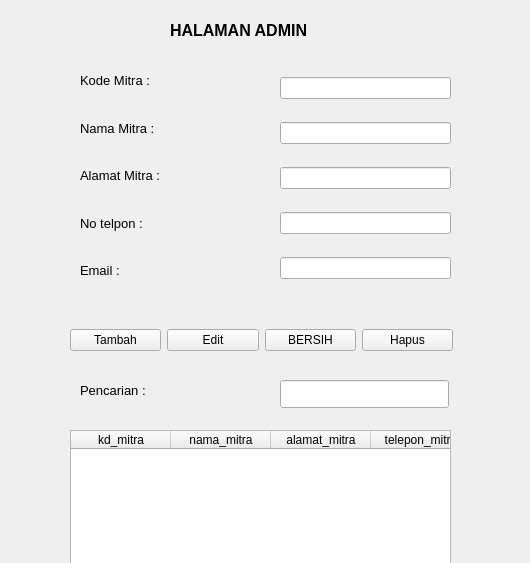
<?xml version="1.0" encoding="UTF-8"?>
<ui version="4.0">
 <class>FormMitra</class>
 <widget class="QWidget" name="FormMitra">
  <property name="geometry">
   <rect>
    <x>0</x>
    <y>0</y>
    <width>530</width>
    <height>563</height>
   </rect>
  </property>
  <property name="windowTitle">
   <string>Form</string>
  </property>
  <widget class="QWidget" name="verticalLayoutWidget">
   <property name="geometry">
    <rect>
     <x>280</x>
     <y>60</y>
     <width>171</width>
     <height>241</height>
    </rect>
   </property>
   <layout class="QVBoxLayout" name="verticalLayout">
    <item>
     <widget class="QLineEdit" name="kd_mitra"/>
    </item>
    <item>
     <widget class="QLineEdit" name="nama_mitra"/>
    </item>
    <item>
     <widget class="QLineEdit" name="alamat_mitra"/>
    </item>
    <item>
     <widget class="QLineEdit" name="telepon_mitra"/>
    </item>
    <item>
     <widget class="QLineEdit" name="email_mitra"/>
    </item>
   </layout>
  </widget>
  <widget class="QLabel" name="label">
   <property name="geometry">
    <rect>
     <x>170</x>
     <y>20</y>
     <width>191</width>
     <height>20</height>
    </rect>
   </property>
   <property name="font">
    <font>
     <family>Tahoma</family>
     <pointsize>12</pointsize>
     <bold>true</bold>
    </font>
   </property>
   <property name="text">
    <string>HALAMAN ADMIN</string>
   </property>
  </widget>
  <widget class="QWidget" name="horizontalLayoutWidget">
   <property name="geometry">
    <rect>
     <x>70</x>
     <y>300</y>
     <width>383</width>
     <height>80</height>
    </rect>
   </property>
   <layout class="QHBoxLayout" name="horizontalLayout">
    <item>
     <widget class="QPushButton" name="btnTambah">
      <property name="text">
       <string>Tambah</string>
      </property>
     </widget>
    </item>
    <item>
     <widget class="QPushButton" name="btnEdit">
      <property name="text">
       <string>Edit</string>
      </property>
     </widget>
    </item>
    <item>
     <widget class="QPushButton" name="btnBersih">
      <property name="text">
       <string>BERSIH</string>
      </property>
     </widget>
    </item>
    <item>
     <widget class="QPushButton" name="btnHapus">
      <property name="text">
       <string>Hapus</string>
      </property>
     </widget>
    </item>
   </layout>
  </widget>
  <widget class="QWidget" name="verticalLayoutWidget_2">
   <property name="geometry">
    <rect>
     <x>80</x>
     <y>60</y>
     <width>160</width>
     <height>231</height>
    </rect>
   </property>
   <layout class="QVBoxLayout" name="verticalLayout_2">
    <item>
     <widget class="QLabel" name="label_3">
      <property name="font">
       <font>
        <family>Tahoma</family>
        <pointsize>10</pointsize>
       </font>
      </property>
      <property name="text">
       <string>Kode Mitra :</string>
      </property>
     </widget>
    </item>
    <item>
     <widget class="QLabel" name="label_2">
      <property name="font">
       <font>
        <family>Tahoma</family>
        <pointsize>10</pointsize>
       </font>
      </property>
      <property name="text">
       <string>Nama Mitra :</string>
      </property>
     </widget>
    </item>
    <item>
     <widget class="QLabel" name="label_6">
      <property name="font">
       <font>
        <family>Tahoma</family>
        <pointsize>10</pointsize>
       </font>
      </property>
      <property name="text">
       <string>Alamat Mitra :</string>
      </property>
     </widget>
    </item>
    <item>
     <widget class="QLabel" name="label_4">
      <property name="font">
       <font>
        <family>Tahoma</family>
        <pointsize>10</pointsize>
       </font>
      </property>
      <property name="text">
       <string>No telpon :</string>
      </property>
     </widget>
    </item>
    <item>
     <widget class="QLabel" name="label_5">
      <property name="font">
       <font>
        <family>Tahoma</family>
        <pointsize>10</pointsize>
       </font>
      </property>
      <property name="text">
       <string>Email :</string>
      </property>
     </widget>
    </item>
   </layout>
  </widget>
  <widget class="QLineEdit" name="editcari">
   <property name="geometry">
    <rect>
     <x>280</x>
     <y>380</y>
     <width>169</width>
     <height>28</height>
    </rect>
   </property>
  </widget>
  <widget class="QLabel" name="label_7">
   <property name="geometry">
    <rect>
     <x>80</x>
     <y>370</y>
     <width>158</width>
     <height>40</height>
    </rect>
   </property>
   <property name="font">
    <font>
     <family>Tahoma</family>
     <pointsize>10</pointsize>
    </font>
   </property>
   <property name="text">
    <string>Pencarian :</string>
   </property>
  </widget>
  <widget class="QTableWidget" name="tableMitra">
   <property name="geometry">
    <rect>
     <x>70</x>
     <y>430</y>
     <width>381</width>
     <height>192</height>
    </rect>
   </property>
   <column>
    <property name="text">
     <string>kd_mitra</string>
    </property>
   </column>
   <column>
    <property name="text">
     <string>nama_mitra</string>
    </property>
   </column>
   <column>
    <property name="text">
     <string>alamat_mitra</string>
    </property>
   </column>
   <column>
    <property name="text">
     <string>telepon_mitra</string>
    </property>
   </column>
   <column>
    <property name="text">
     <string>email_mitra</string>
    </property>
   </column>
  </widget>
 </widget>
 <resources/>
 <connections/>
</ui>
